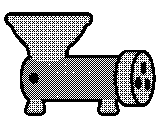
#> input picture source/resource/GrinderBody.png, 160 x 128 px, given in place of RawPatty.png, which was not available
$ python build_station_sprites.py
#> lines starting #> are read from the running program, lines starting #| are printed output that depends on the picture; after the words box and inside, x2 and y2 are one past the last pixel; in counts of white or black regions, pixels touching at a corner belong together; pictures that were not available may be replaced by others from this repository, and a replacement may not be noted
#!/usr/bin/env python3
"""Derive the grill and grinder sprites from the 1-bit art in source/resource.

    python3 tools/build_station_sprites.py

The station art is authored 160 px wide to match the ingredient sprites, not
at its size relative to the machines, so patties and meat are shrunk here.
Shrinking a dithered image by sampling (as Playdate's scaledImage does)
collapses the pattern into solid blocks, so this box-filters the 1-bit art
back to grey, resizes, and dithers again at the final size.

Grill: the grate behind the patties is dense black bars, so a black outline
alone vanishes into it; a white halo outside the outline is what separates a
patty from the grill. The ring pads the canvas evenly, so the grill's slot
anchors are centre points.

Grinder: the meat is stood on end and shrunk to feed down into the hopper
(turned in grey, so its dither is laid fresh in screen orientation like every
other sprite), and every fully opaque 4x4
cell of it is packed into an image table, so each mince particle is a real
crumb of that meat. The crank is pre-rendered at every rotation step:
drawRotated resamples the thin dithered arm into a broken string of dots at
most angles, where each frame here is rotated smoothly in grey and dithered
fresh, and costs only a plain blit at runtime. It sweeps across the dithered
machine body for half a turn, so it takes the same outline and halo as the
patties.
"""
import argparse
import os

from PIL import Image, ImageChops

SOURCE = "source/resource"
GRILL_OUTPUT = "source/resource/grill"
GRINDER_OUTPUT = "source/resource/grinder"
PATTIES = ["RawPatty", "CookedPatty", "BurntPatty"]
MINCE_CELL = 4

# Measured on GrinderCrank.png; the hub in GENERATED_ASSETS.md is 19 px off.
CRANK_HUB = (133, 53)
# Farthest crank pixel from the hub, so no rotation clips.
CRANK_REACH = 104
CRANK_COLUMNS = 12

BAYER = [
    [0, 32, 8, 40, 2, 34, 10, 42], [48, 16, 56, 24, 50, 18, 58, 26],
    [12, 44, 4, 36, 14, 46, 6, 38], [60, 28, 52, 20, 62, 30, 54, 22],
    [3, 35, 11, 43, 1, 33, 9, 41], [51, 19, 59, 27, 49, 17, 57, 25],
    [15, 47, 7, 39, 13, 45, 5, 37], [63, 31, 55, 23, 61, 29, 53, 21],
]


def to_grey(image):
    alpha = image.getchannel("A")
    grey = Image.new("L", image.size, 255)
    grey.paste(image.convert("L"), (0, 0), alpha)
    return grey, alpha


def dither(grey, alpha):
    width, height = grey.size
    out = Image.new("RGBA", (width, height), (0, 0, 0, 0))
    source, mask, target = grey.load(), alpha.load(), out.load()

    for y in range(height):
        for x in range(width):
            if mask[x, y] <= 127:
                continue
            threshold = (BAYER[y % 8][x % 8] + 0.5) / 64.0 * 255.0
            v = 255 if source[x, y] > threshold else 0
            target[x, y] = (v, v, v, 255)

    return out


def shrink(path, scale, turn=None):
    image = Image.open(path).convert("RGBA")
    if turn is not None:
        image = image.transpose(turn)
    size = (round(image.width * scale), round(image.height * scale))
    grey, alpha = to_grey(image)
    return dither(grey.resize(size, Image.BOX), alpha.resize(size, Image.BOX))


def dilate(mask, radius):
    """Grow a mask by a disk. The canvas is padded by at least the radius, so
    offset's wrap-around only ever moves empty border onto empty border."""
    out = mask
    for dy in range(-radius, radius + 1):
        for dx in range(-radius, radius + 1):
            if (dx or dy) and dx * dx + dy * dy <= radius * radius:
                out = ImageChops.lighter(out, ImageChops.offset(mask, dx, dy))
    return out


def ring(sprite, outline, halo):
    pad = outline + halo
    width, height = sprite.width + 2 * pad, sprite.height + 2 * pad
    out = Image.new("RGBA", (width, height), (0, 0, 0, 0))
    out.alpha_composite(sprite, (pad, pad))

    solid = out.getchannel("A").point(lambda v: 255 if v > 127 else 0)
    inner = dilate(solid, outline)
    outer = dilate(solid, pad)
    black = ImageChops.subtract(inner, solid)
    white = ImageChops.subtract(outer, inner)

    out.paste((255, 255, 255, 255), (0, 0), white)
    out.paste((0, 0, 0, 255), (0, 0), black)
    return out


# [13 lines left out: function mince_cells, not called in this run]


def build_grill(scale, outline, halo):
    os.makedirs(GRILL_OUTPUT, exist_ok=True)

    for name in PATTIES:
        sprite = shrink(os.path.join(SOURCE, name + ".png"), scale)
#> in shrink, image is the input picture: PIL image 160x128 RGBA; mean R, G, B, A 57.1, 57.1, 57.1, 124.2
#> in to_grey, `alpha = image.getchannel("A")`:
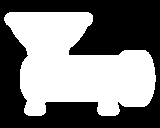
#> alpha: PIL image 160x128 L; 48.7% white; 1 white region, box (x1, y1, x2, y2) and area: (4, 12, 156, 116) 9976
#> in to_grey, `grey = Image.new("L", image.size, 255)`: grey: PIL image 160x128 L; every value is 255
#> in to_grey, `grey.paste(image.convert("L"), (0, 0), alpha)`: grey: PIL image 160x128 L; 73.7% white; black in thin lines or dots, all inside (x1, y1, x2, y2) = (4, 12, 156, 116)
#> in dither, `out = Image.new("RGBA", (width, height), (0, 0, 0, 0))`: out: PIL image 80x64 RGBA; every value is 0
#> in shrink, `return dither(grey.resize(size, Image.BOX), alpha.resize(size, Image.B..`:
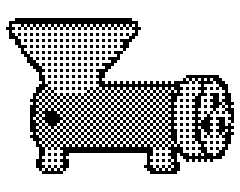
#> returned value: PIL image 80x64 RGBA (shown 3 times larger); mean R, G, B, A 61.5, 61.5, 61.5, 125.9; transparent parts drawn white
        sprite = ring(sprite, outline, halo)
#> in ring, `out = Image.new("RGBA", (width, height), (0, 0, 0, 0))`: out: PIL image 84x68 RGBA; every value is 0
#> in ring, `solid = out.getchannel("A").point(lambda v: 255 if v > 127 else 0)`:
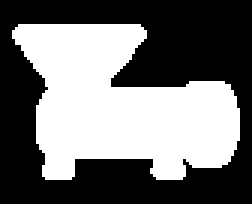
#> solid: PIL image 84x68 L (shown 3 times larger); 44.3% white; 1 white region, box (x1, y1, x2, y2) and area: (4, 8, 80, 60) 2528
#> after the loop in dilate, `for dy in range(-radius, radius + 1):`: out: PIL image 84x68 L; 48.8% white; 1 white region, box (x1, y1, x2, y2) and area: (3, 7, 81, 61) 2786
#> call 2 of dilate, with radius = 2
#> after the loop in dilate (call 2), `for dy in range(-radius, radius + 1):`:
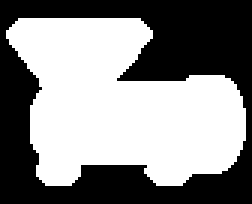
#> out: PIL image 84x68 L (shown 3 times larger); 53.2% white; 1 black region, box (x1, y1, x2, y2) and area: (0, 0, 84, 68) 2672
#> in ring, `black = ImageChops.subtract(inner, solid)`:
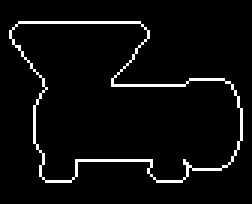
#> black: PIL image 84x68 L (shown 3 times larger); 4.5% white in thin lines or dots, all inside (x1, y1, x2, y2) = (3, 7, 81, 61)
#> in ring, `white = ImageChops.subtract(outer, inner)`:
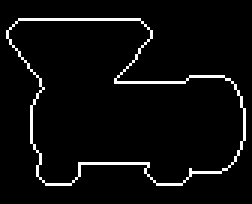
#> white: PIL image 84x68 L (shown 3 times larger); 4.4% white in thin lines or dots, all inside (x1, y1, x2, y2) = (2, 6, 82, 62)
#> in ring, `out.paste((0, 0, 0, 255), (0, 0), black)`:
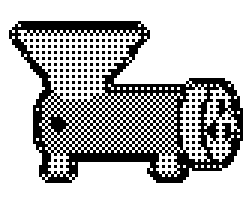
#> out: PIL image 84x68 RGBA (shown 3 times larger); mean R, G, B, A 66.5, 66.5, 66.5, 135.7; transparent parts drawn white
#|   grill/RawPatty     84x68
        sprite.save(os.path.join(GRILL_OUTPUT, name + ".png"))
        print(f"  grill/{name:<12} {sprite.width}x{sprite.height}")
#> pass 2 of the loop in build_grill, `for name in PATTIES:`:
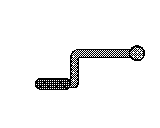
#> input picture source/resource/GrinderCrank.png, 160 x 128 px, given in place of CookedPatty.png, which was not available
#> in shrink, image is the input picture: PIL image 160x128 RGBA; mean R, G, B, A 5.4, 5.4, 5.4, 17.3
#> in to_grey (call 2), `alpha = image.getchannel("A")`:
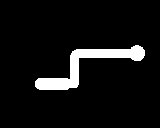
#> alpha: PIL image 160x128 L; 6.8% white; 1 white region, box (x1, y1, x2, y2) and area: (35, 45, 145, 90) 1389
#> solid: PIL image 84x68 L; 6.5% white; 1 white region, box (x1, y1, x2, y2) and area: (19, 24, 75, 47) 371
#> black: PIL image 84x68 L; 2.5% white in thin lines or dots, all inside (x1, y1, x2, y2) = (18, 23, 76, 48)
#> white: PIL image 84x68 L; 2.5% white in thin lines or dots, all inside (x1, y1, x2, y2) = (17, 22, 77, 49)
#> in ring (call 2), `out.paste((0, 0, 0, 255), (0, 0), black)`:
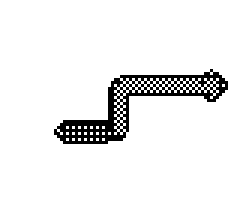
#> out: PIL image 84x68 RGBA (shown 3 times larger); mean R, G, B, A 12.7, 12.7, 12.7, 29.3; transparent parts drawn white
#|   grill/CookedPatty  84x68


def build_grinder(scale):
    os.makedirs(GRINDER_OUTPUT, exist_ok=True)

    meat = shrink(os.path.join(SOURCE, "RawMeat.png"), scale, Image.ROTATE_90)
    meat.save(os.path.join(GRINDER_OUTPUT, "RawMeat.png"))
    print(f"  grinder/RawMeat      {meat.width}x{meat.height}")

    # One row, so the table's cell count is exactly the number of crumbs.
    cells = mince_cells(meat)
    strip = Image.new(
        "RGBA", (MINCE_CELL * len(cells), MINCE_CELL), (0, 0, 0, 0))

    for index, cell in enumerate(cells):
        strip.paste(cell, (index * MINCE_CELL, 0))

    name = f"mince-table-{MINCE_CELL}-{MINCE_CELL}.png"
    strip.save(os.path.join(GRINDER_OUTPUT, name))
    print(f"  grinder/{name}  {len(cells)} crumbs")


# [33 lines left out: function build_crank, not called in this run]


def main():
    parser = argparse.ArgumentParser()
    parser.add_argument("--patty-scale", type=float, default=0.5)
    parser.add_argument("--outline", type=int, default=1)
    parser.add_argument("--halo", type=int, default=1)
    parser.add_argument("--meat-scale", type=float, default=0.5)
    parser.add_argument("--crank-scale", type=float, default=0.65)
    parser.add_argument("--crank-frames", type=int, default=72)
    args = parser.parse_args()

    build_grill(args.patty_scale, args.outline, args.halo)
    build_grinder(args.meat_scale)
    build_crank(args.crank_scale, args.crank_frames, args.outline, args.halo)


if __name__ == "__main__":
#> (the run stopped early here; a loop or call above may not have finished)
